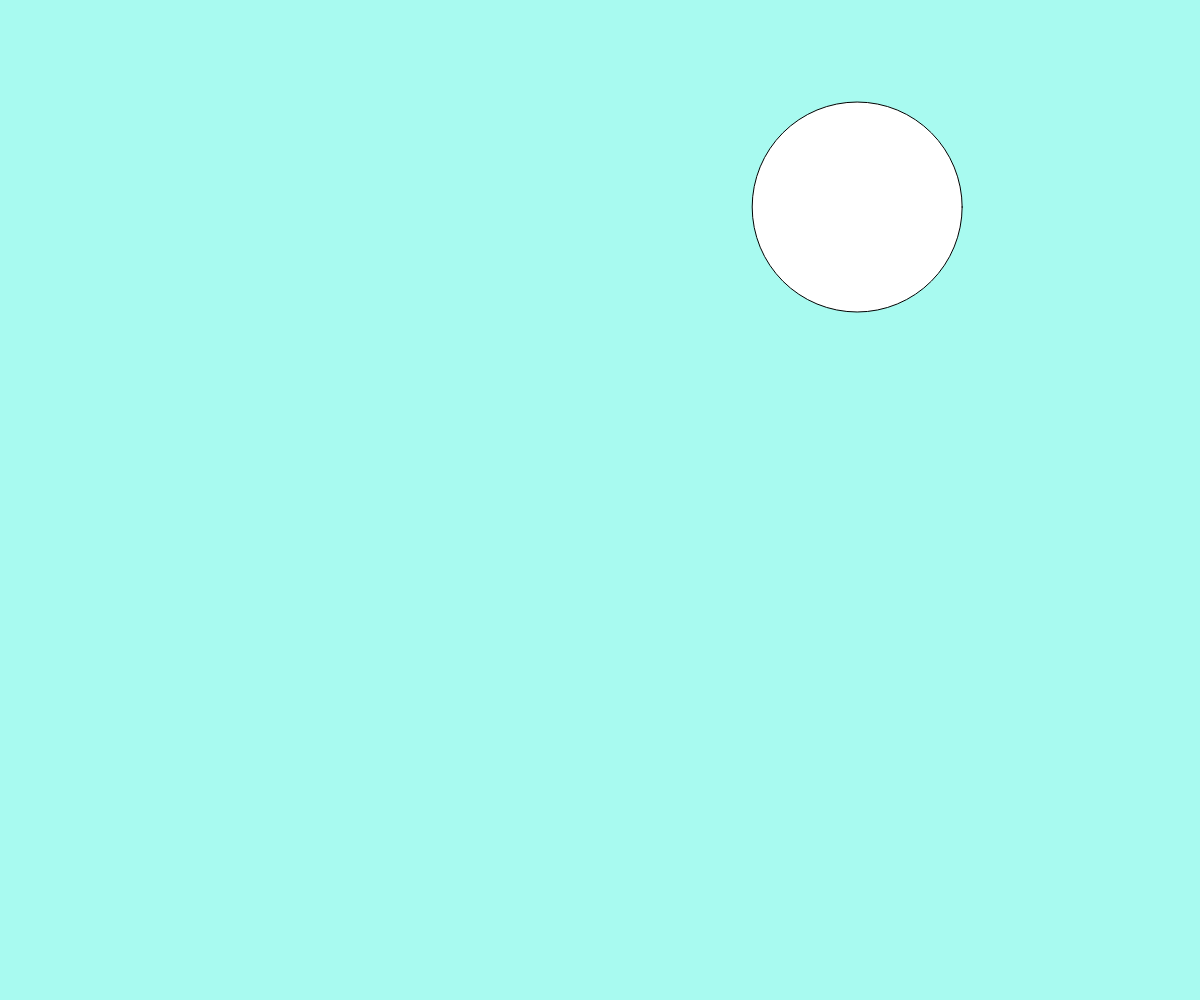
Frame 1 (no input)
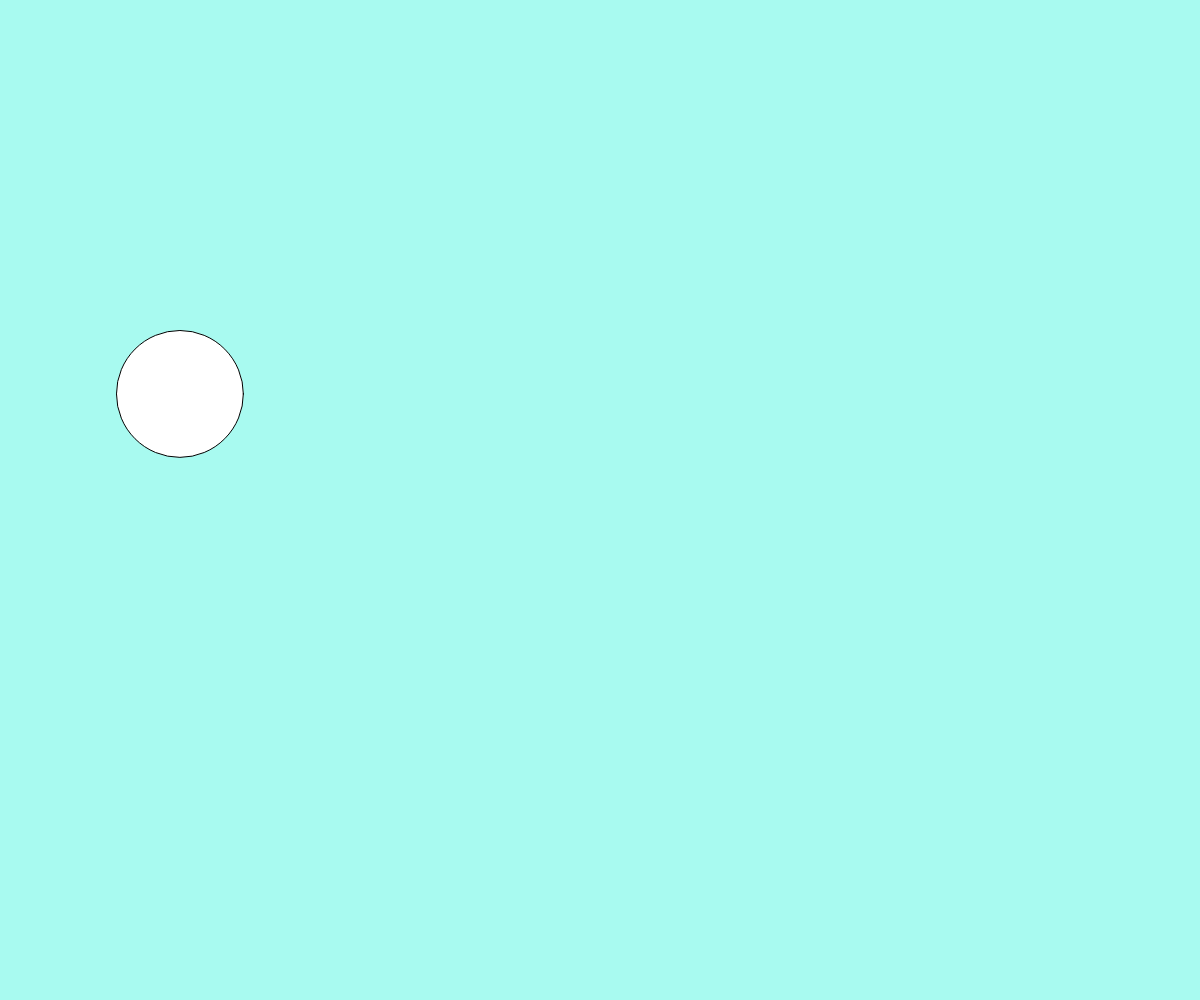
Frame 60 (no input)
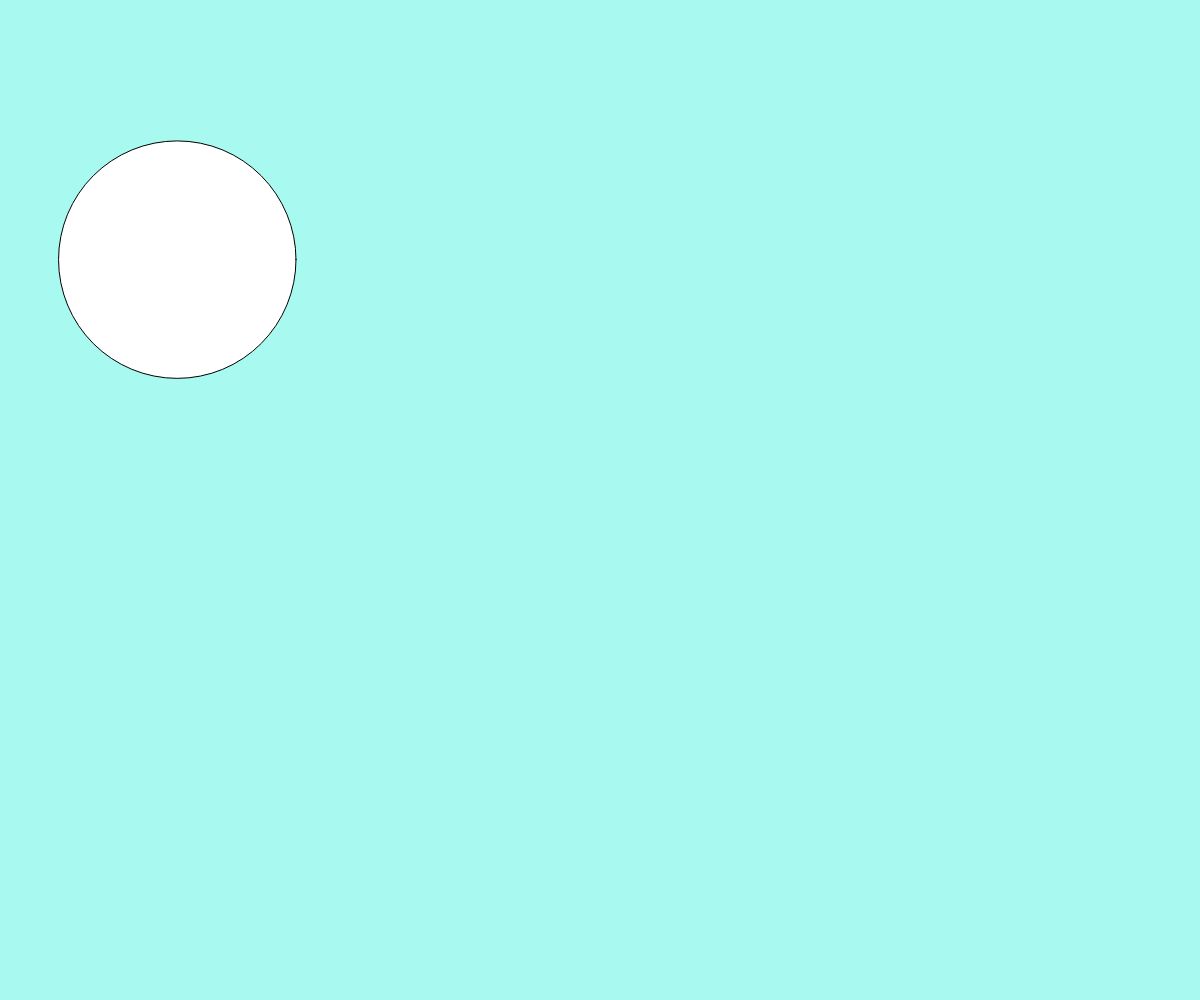
Frame 120 (the mouse pressed at the canvas centre since frame 60)

The p5.js sketch that drew these frames (run headless with seeded random() and noise() and a simulated clock; from frame 60 on, the mouse is pressed at the canvas centre):

// p5.js sketch
// ── sketch.js
//Cats I love throughout my years and their owners 


//array
//global things
let cats = [{
    name: "Bella", 
    owner: "Alizeh"
}, {
    name: "Zuko", 
    owner: "Sareh"
}, {
    name: "Whisker", 
    owner: "Sareh"
}, {
    name: "Cookie", 
    owner: "Maryam"
}, {
    name: "Meowmeow" , 
    owner: "Afssari"
}, {
    name: "Meowmeow's triplets", 
    owner: "Afssari" 
}];

//calling variable
let randomIndex;
 let animating = true; 

 

//runs once and stays
function setup () {
    createCanvas (windowWidth,windowHeight);
    background (168,250,240);
    textSize (windowWidth/25);

//WHERE DO I CALL IT??????!!!!let mousePressed; 
    
}

function draw () { 

    //saying this so user knows to click to start randomizer
textAlign (CENTER);
text ('click to reveal a random cat name/owner name from a selection',windowWidth/2,windowHeight/2);mousePressed () 

  if(animating == true){
    ellipse (random(width), random(height), random(windowWidth/5, windowWidth/10));


  }


    
}    

function randomizer (){

    if (cats[0]){ //if something in array/if not in array 

    // defining variable: int makes it a whole number, random(cats.length) chooses a random number within the array
randomIndex = int(random(cats.length));
   //writes out the random number, .key is what category it chooses, and then at what location on screen
  text(cats[randomIndex].name,windowWidth/2,windowHeight/2);
  //removes chosen number from array in this instance
  cats.splice(random.Index,1);

} else { //if not in array the display
    textAlign (CENTER);
text ('no more group of cats :(',windowWidth/2,windowHeight/2);mousePressed () //nothing left game over 


}


}

function mousePressed () {

    //background restated so that the array text doesn't stack up on each other and "erases" it
background(168,250,240);

setTimeout(randomizer, 2000);



}
